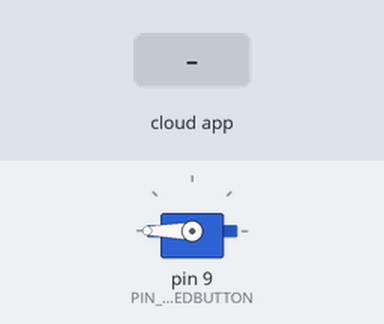
A sketch run on a simulated Arduino Uno, built with avr-gcc and run on an emulated ATmega328P. Parts: servo. Inputs (shaded band) come from the test bench. The RemoteXY app is connected.

Above: at 1.2 s.
1.3 s: the phone or cloud app sets feedButton to 1
At 1.7 s:
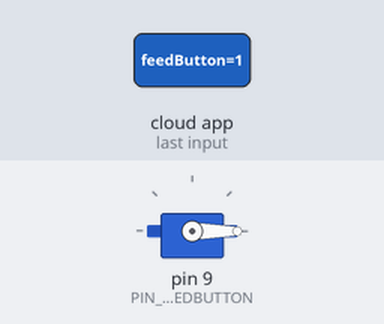
4.3 s: the phone or cloud app sets feedButton to 0
At 5.3 s:
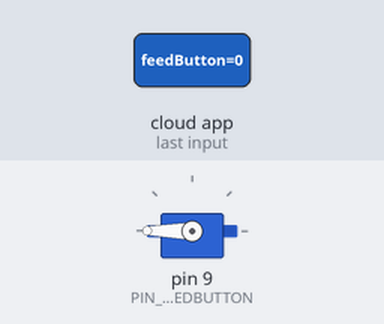
Timing chart, 0 to 7.3 s (numbered marks = the images above; inputs shaded):
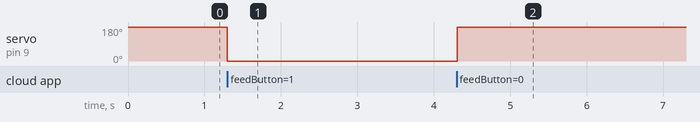

The sketch:

petfeederremotexy.ino
```cpp
#define REMOTEXY_MODE__ESP8266_HARDSERIAL_POINT

#include <RemoteXY.h>

// RemoteXY connection settings
#define REMOTEXY_SERIAL Serial
#define REMOTEXY_SERIAL_SPEED 115200
#define REMOTEXY_WIFI_SSID "elif"
#define REMOTEXY_WIFI_PASSWORD "123456789"
#define REMOTEXY_SERVER_PORT 6377
#pragma pack(pop)

#define PIN_FEEDBUTTON 9

#include <Servo.h>
Servo myservo;

// RemoteXY configurate
#pragma pack(push, 1)
uint8_t RemoteXY_CONF[] =
  { 255,1,0,0,0,42,0,13,16,1,
  1,0,23,36,18,18,0,31,0,129,
  0,13,2,36,7,24,80,101,116,32,
  70,101,101,100,101,114,0,129,0,25,
  56,14,6,24,70,101,101,100,0 };

// this structure defines all the variables and events of your control interface
struct {

    // input variables
  uint8_t feedButton; // =1 if button pressed, else =0

    // other variable
  uint8_t connect_flag;  // =1 if wire connected, else =0

} RemoteXY;


void setup()
{
  RemoteXY_Init ();

  pinMode (PIN_FEEDBUTTON, OUTPUT);
  myservo.attach(9);
  myservo.write(180);
  }


void loop()
{
  RemoteXY_Handler ();

  digitalWrite(PIN_FEEDBUTTON, (RemoteXY.feedButton==0)?LOW:HIGH);

  if (RemoteXY.feedButton!=0) {
    /*  button pressed */
    myservo.write(0);
    delay(250);
    myservo.write(180);
  }


}
```

Measured:
- after the input at 1.3 s, servo on pin 9 (PIN_FEEDBUTTON): 180° → 0° at once
- after the input at 4.3 s, servo on pin 9 (PIN_FEEDBUTTON): 0° → 180° at once
